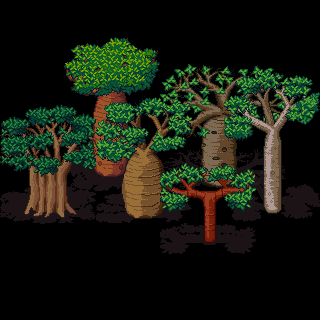

This is a level from a 2D game, rendered from its Tiled map with the project's own tilesets. A one-line summary and the map file follow, with tile-layer data summarised:
An orthogonal 10x10 tile map with 32x32 px tiles, 1 tile layer (Tile Layer 1).

<map version="1.5" tiledversion="1.7.2" orientation="orthogonal" renderorder="right-down" width="10" height="10" tilewidth="32" tileheight="32" infinite="0" nextlayerid="2" nextobjectid="1">
 <tileset firstgid="1" name="baobab" tilewidth="128" tileheight="160" tilecount="7" columns="0">
  <grid orientation="orthogonal" width="1" height="1" />
  <tile id="0">
   <image width="96" height="128" source="full/a_digitata.png" />
  </tile>
  <tile id="1">
   <image width="96" height="160" source="full/a_grandideri.png" />
  </tile>
  <tile id="2">
   <image width="96" height="128" source="full/a_gregorii.png" />
  </tile>
  <tile id="3">
   <image width="128" height="128" source="full/a_rubrostipa.png" />
  </tile>
  <tile id="4">
   <image width="96" height="128" source="full/a_suarazensis.png" />
  </tile>
  <tile id="5">
   <image width="96" height="160" source="full/a_za.png" />
  </tile>
  <tile id="6">
   <image width="96" height="128" source="full/adansonia_spp.png" />
  </tile>
 </tileset>
 <layer id="1" name="Tile Layer 1" width="10" height="10">
  <data>[100 cells, 6 non-empty, 6 distinct tile ids]</data>
 </layer>
</map>
